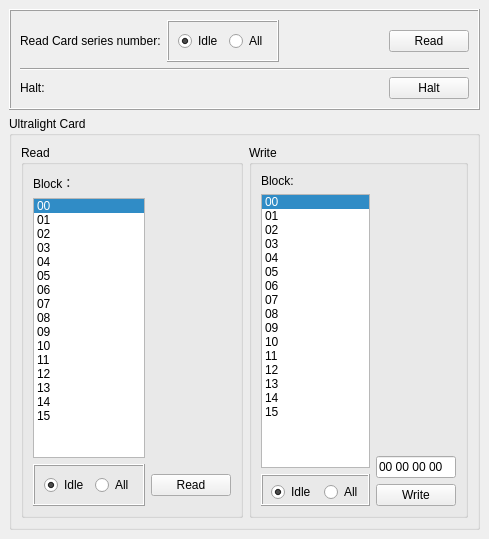
        <widget class="QWidget" name="tab">
         <attribute name="title">
          <string>Ultralight</string>
         </attribute>
         <widget class="QWidget" name="layoutWidget">
          <property name="geometry">
           <rect>
            <x>9</x>
            <y>9</y>
            <width>471</width>
            <height>521</height>
           </rect>
          </property>
          <layout class="QVBoxLayout" name="verticalLayout_3">
           <item>
            <widget class="QFrame" name="frame_13">
             <property name="frameShape">
              <enum>QFrame::Box</enum>
             </property>
             <property name="frameShadow">
              <enum>QFrame::Raised</enum>
             </property>
             <layout class="QGridLayout" name="gridLayout_12">
              <item row="0" column="0">
               <layout class="QHBoxLayout" name="horizontalLayout_43">
                <item>
                 <widget class="QLabel" name="label_34">
                  <property name="text">
                   <string>Read Card series number:</string>
                  </property>
                 </widget>
                </item>
                <item>
                 <widget class="QFrame" name="frame_14">
                  <property name="frameShape">
                   <enum>QFrame::Box</enum>
                  </property>
                  <property name="frameShadow">
                   <enum>QFrame::Raised</enum>
                  </property>
                  <layout class="QGridLayout" name="gridLayout_11">
                   <item row="0" column="0">
                    <widget class="QRadioButton" name="utsnIdle">
                     <property name="text">
                      <string>Idle</string>
                     </property>
                     <property name="checked">
                      <bool>true</bool>
                     </property>
                    </widget>
                   </item>
                   <item row="0" column="1">
                    <widget class="QRadioButton" name="utsnAll">
                     <property name="text">
                      <string>All</string>
                     </property>
                    </widget>
                   </item>
                  </layout>
                 </widget>
                </item>
                <item>
                 <spacer name="horizontalSpacer_38">
                  <property name="orientation">
                   <enum>Qt::Horizontal</enum>
                  </property>
                  <property name="sizeHint" stdset="0">
                   <size>
                    <width>40</width>
                    <height>20</height>
                   </size>
                  </property>
                 </spacer>
                </item>
                <item>
                 <widget class="QPushButton" name="utsnRead">
                  <property name="text">
                   <string>Read</string>
                  </property>
                 </widget>
                </item>
               </layout>
              </item>
              <item row="1" column="0">
               <widget class="Line" name="line_5">
                <property name="orientation">
                 <enum>Qt::Horizontal</enum>
                </property>
               </widget>
              </item>
              <item row="2" column="0">
               <layout class="QHBoxLayout" name="horizontalLayout_44">
                <item>
                 <widget class="QLabel" name="label_35">
                  <property name="text">
                   <string>Halt:</string>
                  </property>
                 </widget>
                </item>
                <item>
                 <spacer name="horizontalSpacer_37">
                  <property name="orientation">
                   <enum>Qt::Horizontal</enum>
                  </property>
                  <property name="sizeHint" stdset="0">
                   <size>
                    <width>40</width>
                    <height>20</height>
                   </size>
                  </property>
                 </spacer>
                </item>
                <item>
                 <widget class="QPushButton" name="utHalt">
                  <property name="text">
                   <string>Halt</string>
                  </property>
                 </widget>
                </item>
               </layout>
              </item>
             </layout>
            </widget>
           </item>
           <item>
            <widget class="QGroupBox" name="groupBox_2">
             <property name="title">
              <string>Ultralight Card</string>
             </property>
             <layout class="QGridLayout" name="gridLayout_16">
              <item row="0" column="0">
               <widget class="QGroupBox" name="groupBox_3">
                <property name="title">
                 <string>Read</string>
                </property>
                <layout class="QGridLayout" name="gridLayout_15">
                 <item row="0" column="0">
                  <widget class="QLabel" name="label_36">
                   <property name="text">
                    <string>Block：</string>
                   </property>
                  </widget>
                 </item>
                 <item row="1" column="0">
                  <widget class="QListWidget" name="utreadBlock">
                   <property name="currentRow">
                    <number>0</number>
                   </property>
                   <item>
                    <property name="text">
                     <string>00</string>
                    </property>
                   </item>
                   <item>
                    <property name="text">
                     <string>01</string>
                    </property>
                   </item>
                   <item>
                    <property name="text">
                     <string>02</string>
                    </property>
                   </item>
                   <item>
                    <property name="text">
                     <string>03</string>
                    </property>
                   </item>
                   <item>
                    <property name="text">
                     <string>04</string>
                    </property>
                   </item>
                   <item>
                    <property name="text">
                     <string>05</string>
                    </property>
                   </item>
                   <item>
                    <property name="text">
                     <string>06</string>
                    </property>
                   </item>
                   <item>
                    <property name="text">
                     <string>07</string>
                    </property>
                   </item>
                   <item>
                    <property name="text">
                     <string>08</string>
                    </property>
                   </item>
                   <item>
                    <property name="text">
                     <string>09</string>
                    </property>
                   </item>
                   <item>
                    <property name="text">
                     <string>10</string>
                    </property>
                   </item>
                   <item>
                    <property name="text">
                     <string>11</string>
                    </property>
                   </item>
                   <item>
                    <property name="text">
                     <string>12</string>
                    </property>
                   </item>
                   <item>
                    <property name="text">
                     <string>13</string>
                    </property>
                   </item>
                   <item>
                    <property name="text">
                     <string>14</string>
                    </property>
                   </item>
                   <item>
                    <property name="text">
                     <string>15</string>
                    </property>
                   </item>
                  </widget>
                 </item>
                 <item row="1" column="1">
                  <spacer name="verticalSpacer_3">
                   <property name="orientation">
                    <enum>Qt::Vertical</enum>
                   </property>
                   <property name="sizeHint" stdset="0">
                    <size>
                     <width>20</width>
                     <height>288</height>
                    </size>
                   </property>
                  </spacer>
                 </item>
                 <item row="2" column="0">
                  <widget class="QFrame" name="frame_15">
                   <property name="frameShape">
                    <enum>QFrame::Box</enum>
                   </property>
                   <property name="frameShadow">
                    <enum>QFrame::Raised</enum>
                   </property>
                   <layout class="QGridLayout" name="gridLayout_13">
                    <item row="0" column="0">
                     <widget class="QRadioButton" name="utreadIdle">
                      <property name="text">
                       <string>Idle</string>
                      </property>
                      <property name="checked">
                       <bool>true</bool>
                      </property>
                     </widget>
                    </item>
                    <item row="0" column="1">
                     <widget class="QRadioButton" name="utreadAll">
                      <property name="text">
                       <string>All</string>
                      </property>
                     </widget>
                    </item>
                   </layout>
                  </widget>
                 </item>
                 <item row="2" column="1">
                  <widget class="QPushButton" name="utblockRead">
                   <property name="text">
                    <string>Read</string>
                   </property>
                  </widget>
                 </item>
                </layout>
               </widget>
              </item>
              <item row="0" column="1">
               <widget class="QGroupBox" name="groupBox_4">
                <property name="title">
                 <string>Write</string>
                </property>
                <layout class="QGridLayout" name="gridLayout_14">
                 <item row="0" column="0">
                  <widget class="QLabel" name="label_37">
                   <property name="text">
                    <string>Block:</string>
                   </property>
                  </widget>
                 </item>
                 <item row="1" column="0">
                  <layout class="QVBoxLayout" name="verticalLayout">
                   <item>
                    <widget class="QListWidget" name="utwriteBlock">
                     <property name="currentRow">
                      <number>0</number>
                     </property>
                     <item>
                      <property name="text">
                       <string>00</string>
                      </property>
                     </item>
                     <item>
                      <property name="text">
                       <string>01</string>
                      </property>
                     </item>
                     <item>
                      <property name="text">
                       <string>02</string>
                      </property>
                     </item>
                     <item>
                      <property name="text">
                       <string>03</string>
                      </property>
                     </item>
                     <item>
                      <property name="text">
                       <string>04</string>
                      </property>
                     </item>
                     <item>
                      <property name="text">
                       <string>05</string>
                      </property>
                     </item>
                     <item>
                      <property name="text">
                       <string>06</string>
                      </property>
                     </item>
                     <item>
                      <property name="text">
                       <string>07</string>
                      </property>
                     </item>
                     <item>
                      <property name="text">
                       <string>08</string>
                      </property>
                     </item>
                     <item>
                      <property name="text">
                       <string>09</string>
                      </property>
                     </item>
                     <item>
                      <property name="text">
                       <string>10</string>
                      </property>
                     </item>
                     <item>
                      <property name="text">
                       <string>11</string>
                      </property>
                     </item>
                     <item>
                      <property name="text">
                       <string>12</string>
                      </property>
                     </item>
                     <item>
                      <property name="text">
                       <string>13</string>
                      </property>
                     </item>
                     <item>
                      <property name="text">
                       <string>14</string>
                      </property>
                     </item>
                     <item>
                      <property name="text">
                       <string>15</string>
                      </property>
                     </item>
                    </widget>
                   </item>
                   <item>
                    <widget class="QFrame" name="frame_16">
                     <property name="minimumSize">
                      <size>
                       <width>0</width>
                       <height>32</height>
                      </size>
                     </property>
                     <property name="frameShape">
                      <enum>QFrame::Box</enum>
                     </property>
                     <property name="frameShadow">
                      <enum>QFrame::Raised</enum>
                     </property>
                     <widget class="QRadioButton" name="utwriteIdle">
                      <property name="geometry">
                       <rect>
                        <x>10</x>
                        <y>10</y>
                        <width>47</width>
                        <height>16</height>
                       </rect>
                      </property>
                      <property name="text">
                       <string>Idle</string>
                      </property>
                      <property name="checked">
                       <bool>true</bool>
                      </property>
                     </widget>
                     <widget class="QRadioButton" name="utwriteAll">
                      <property name="geometry">
                       <rect>
                        <x>63</x>
                        <y>10</y>
                        <width>41</width>
                        <height>16</height>
                       </rect>
                      </property>
                      <property name="text">
                       <string>All</string>
                      </property>
                     </widget>
                    </widget>
                   </item>
                  </layout>
                 </item>
                 <item row="1" column="1">
                  <layout class="QVBoxLayout" name="verticalLayout_2">
                   <item>
                    <spacer name="verticalSpacer_4">
                     <property name="orientation">
                      <enum>Qt::Vertical</enum>
                     </property>
                     <property name="sizeHint" stdset="0">
                      <size>
                       <width>20</width>
                       <height>40</height>
                      </size>
                     </property>
                    </spacer>
                   </item>
                   <item>
                    <widget class="QLineEdit" name="utwriteData">
                     <property name="text">
                      <string>00 00 00 00</string>
                     </property>
                    </widget>
                   </item>
                   <item>
                    <widget class="QPushButton" name="utwriteWrite">
                     <property name="text">
                      <string>Write</string>
                     </property>
                    </widget>
                   </item>
                  </layout>
                 </item>
                </layout>
               </widget>
              </item>
             </layout>
            </widget>
           </item>
          </layout>
         </widget>
        </widget>
